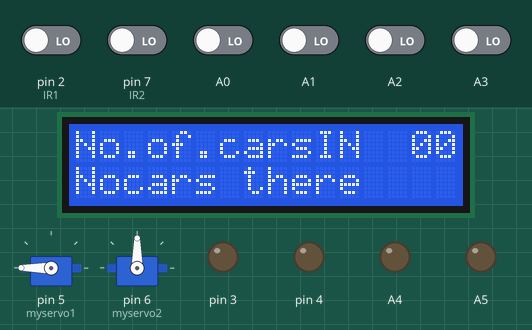
A sketch run on a simulated Arduino Uno, built with avr-gcc and run on an emulated ATmega328P. Parts: 2 × servo, 16×2 character LCD, output pins drawn as LEDs (lit = HIGH). The test bench sets the inputs (shaded band); at power-on: A0–3, pin 2 (IR1), pin 7 (IR2) LOW.

Above: at 1.2 s.
1.3 s: A0 driven HIGH
At 2.2 s:
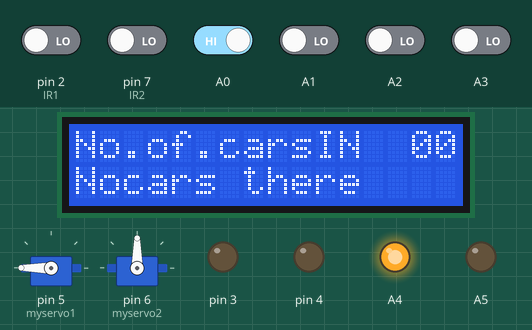
2.8 s: A1 driven HIGH
At 3.4 s:
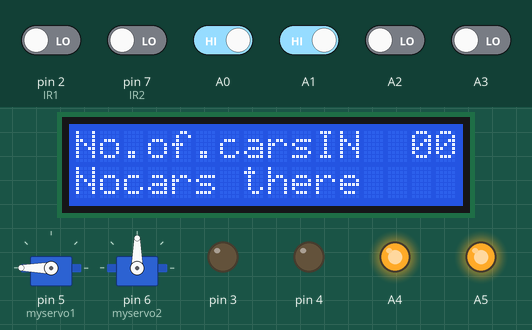
4.3 s: A2 driven HIGH
At 5.5 s:
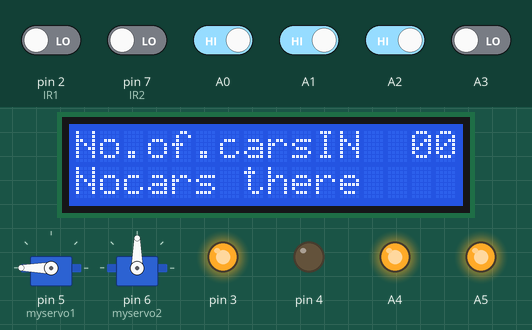
5.8 s: A3 driven HIGH
At 6.9 s:
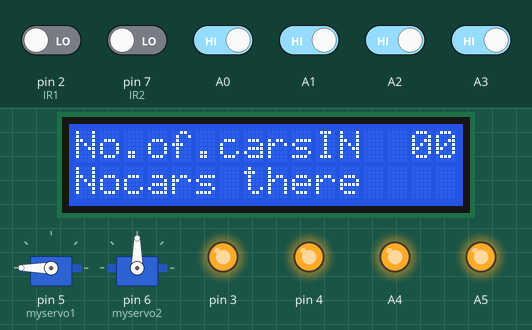
7.3 s: A0 driven LOW
At 7.9 s:
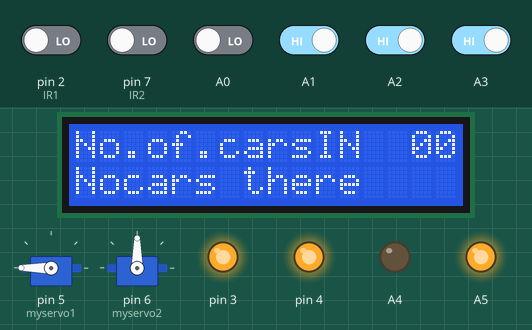
8.8 s: A1 driven LOW
At 9.1 s:
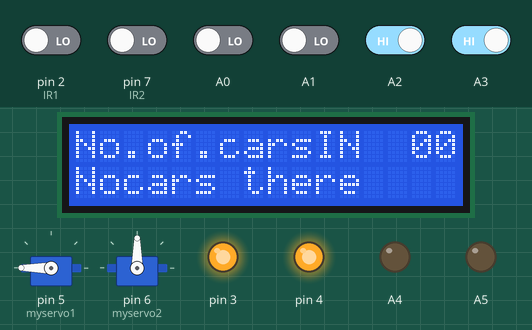
Timing chart, 0 to 11.3 s (numbered marks = the images above; inputs shaded):
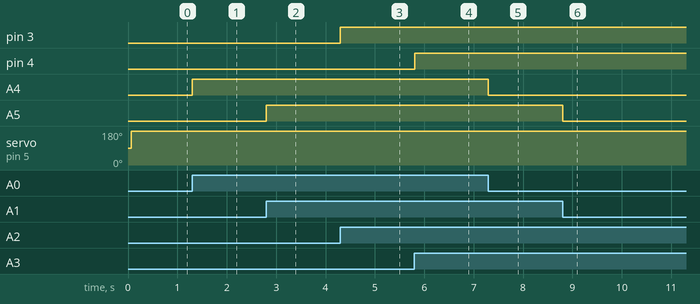

Measured:
- after the input at 1.3 s, A4: LOW → HIGH at once
- after the input at 2.8 s, A5: LOW → HIGH at once
- after the input at 4.3 s, pin 3: LOW → HIGH at once
- after the input at 5.8 s, pin 4: LOW → HIGH at once
- after the input at 7.3 s, A4: HIGH → LOW at once
- after the input at 8.8 s, A5: HIGH → LOW at once

The sketch:

CarParkingSystem_code.ino
```cpp
/* PROJECT CODE FOR CAR PARKING SYSTEM
   by VIGNESH K S
   This Code doesnt have Interrupts
   In this Car Parking System only 10 cars can Parking
 */
#include <Servo.h>  //Library file
#include <LiquidCrystal.h>
const int rs = 13, en = 12, d4 = 11, d5 = 10, d6 = 9, d7 = 8;
LiquidCrystal lcd(rs, en, d4, d5, d6, d7);
Servo myservo1; //create object to control Inway Servo
Servo myservo2; //create object to control Outway Servo
void check();   //function for checking the IR sensors
void display1();
void check1();
void check2();
void check3();
void check4();
int positio=0;  //for angle of Rotation
int IR1 =2;     //Input Sensor
int IR2 =7;     //Output Sensor
int n =0;
void setup() {
  myservo1.attach(5); //5th pin connected to Servo1
  myservo2.attach(6); //6th pin connected to Servo2
  pinMode(IR1,INPUT); //Intialize the Pin as InputMode
  pinMode(IR2,INPUT);
  pinMode(A0,INPUT);
  pinMode(A1,INPUT);
  pinMode(A2,INPUT);
  pinMode(A3,INPUT);
  pinMode(A4,OUTPUT);
  pinMode(A5,OUTPUT);
  pinMode(3,OUTPUT);
  pinMode(4,OUTPUT);
  lcd.begin(16, 2);
}

void loop() {
  check();
  check1();
  check2();
  check3();
  check4();
  display1();
  if(n==0){
    myservo1.write(180);
    myservo2.write(90);
    lcd.setCursor(0,1);
    lcd.print("Nocars there");
  }
  else if(n==10){
    myservo1.write(90);
    myservo2.write(180);
    lcd.setCursor(0,1);
    lcd.print("Cars Filled   ");
  }
  else if(n>=1){
    myservo1.write(180);
    myservo2.write(180);
    lcd.setCursor(0,1);
    lcd.print("Still U park   ");
  }
}
void check(){
  if(digitalRead(IR1)==1){
    delay(20);
    while(digitalRead(IR1)==1);
    n = n+1;
  }
  else if(digitalRead(IR2)==1){
    delay(20);
    while(digitalRead(IR2)==1);
    n = n-1;
  }
}
void display1(){
  lcd.setCursor(0, 0);
  lcd.print("No.of.carsIN  ");
  lcd.print(n/10);
  lcd.print(n%10);
}
void check1(){
  if(digitalRead(A0) ==1)
    digitalWrite(A4,HIGH);
  else
    digitalWrite(A4,LOW);

}
void check2(){
  if(digitalRead(A1) ==1)
    digitalWrite(A5,HIGH);
  else
    digitalWrite(A5,LOW);

}
void check3(){
 if(digitalRead(A2) ==1)
    digitalWrite(3,HIGH);
  else
    digitalWrite(3,LOW);
}
void check4(){
 if(digitalRead(A3) ==1)
    digitalWrite(4,HIGH);
  else
    digitalWrite(4,LOW);
}
```
